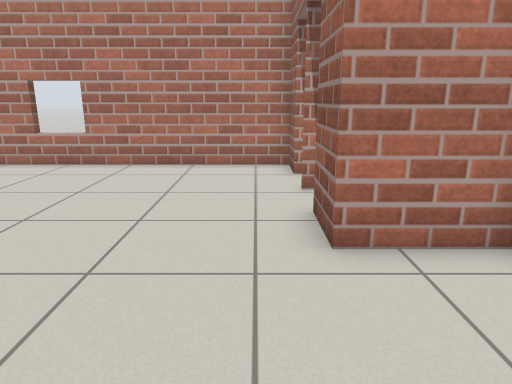
view 1 (above)

24 first-person views from a walk through a Gazebo world. The camera is 1 m above the floor, tilts 14° down and sees 70° across. The lines on the ground mark 1 m squares. The floor is counted in squares, 0.5 m on a side. Each view is taken from the middle of a square. On the plan, view 1 faces up. The plan holds only what a view shows up to about 19 squares ahead; the rest is blank. Some stock models are drawn as simple stand-ins. Some surface patterns are stand-ins.

view 2
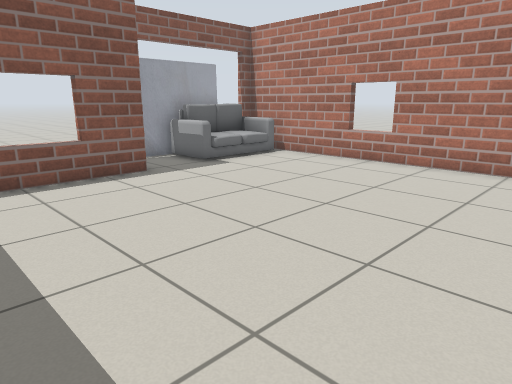

view 3
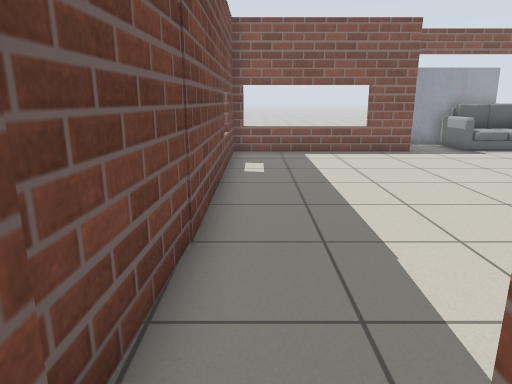

view 4
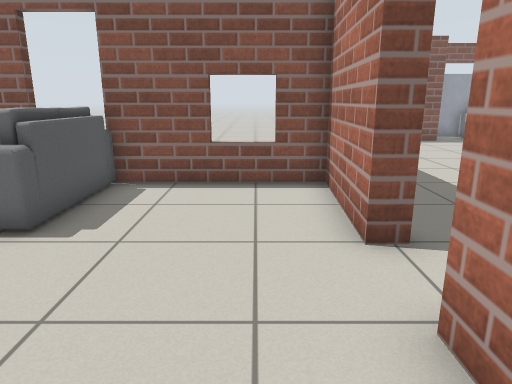

view 5
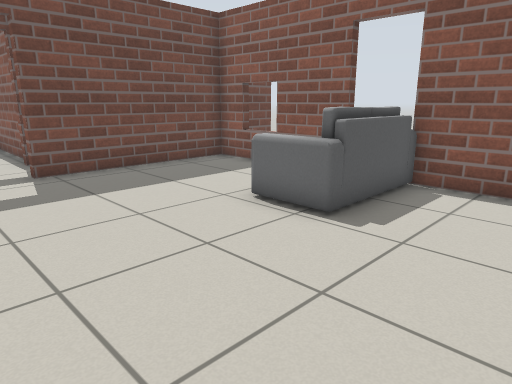

view 6
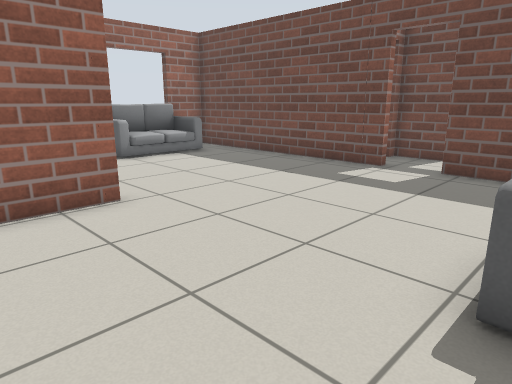

view 7
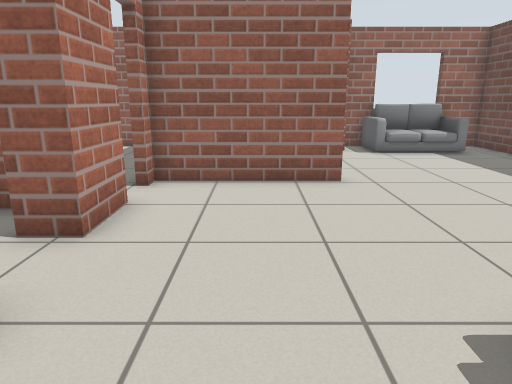

view 8
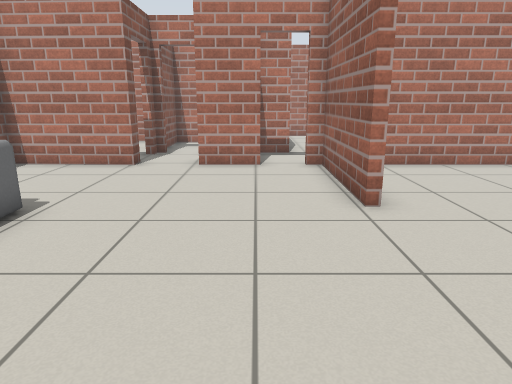

view 9
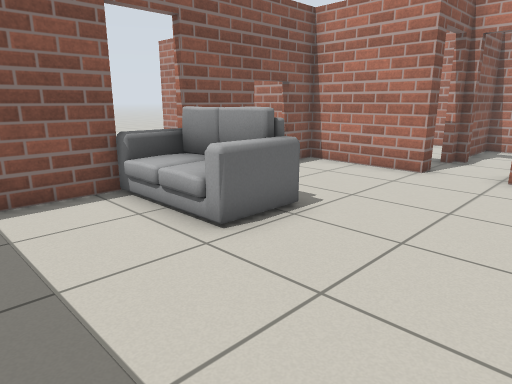

view 10
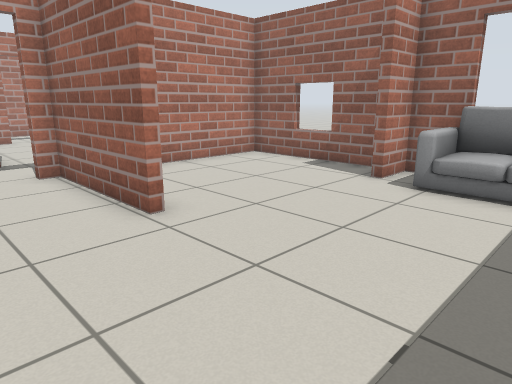

view 11
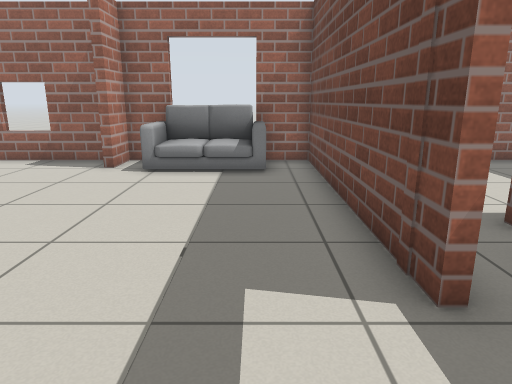

view 12
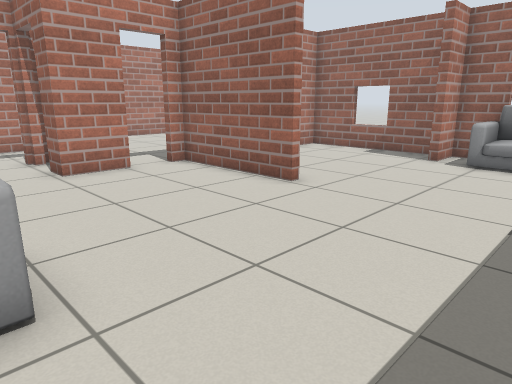

view 13
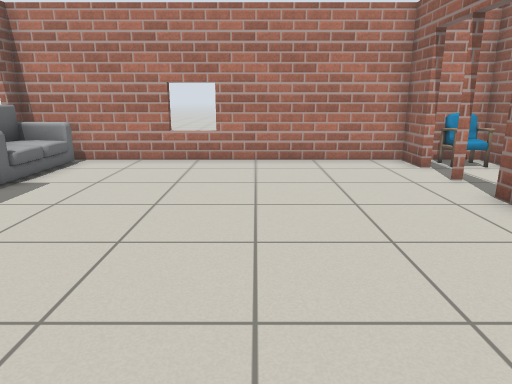

view 14
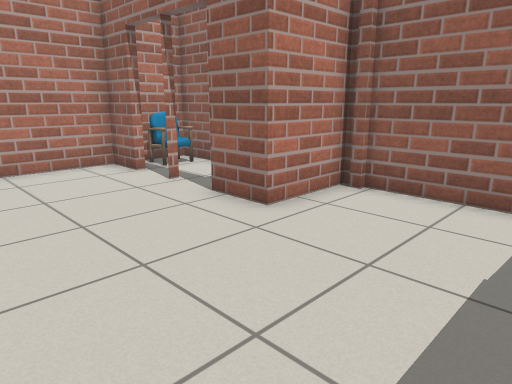

view 15
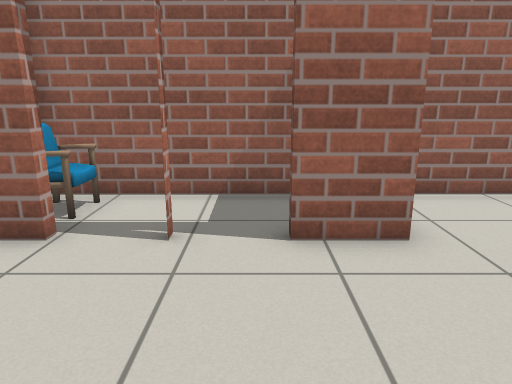

view 16
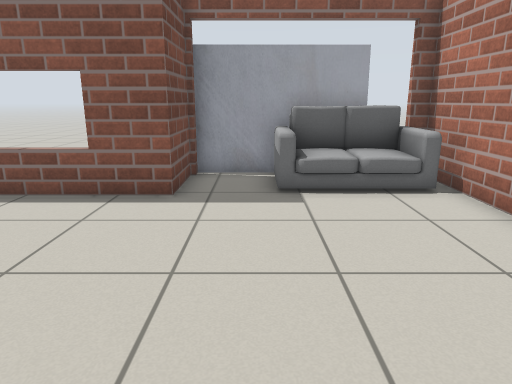

view 17
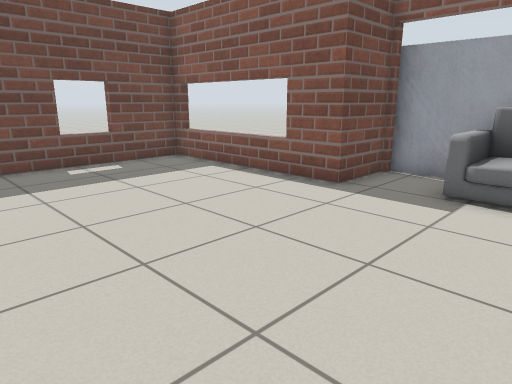

view 18
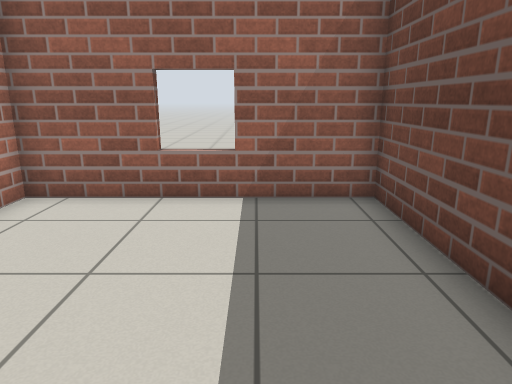

view 19
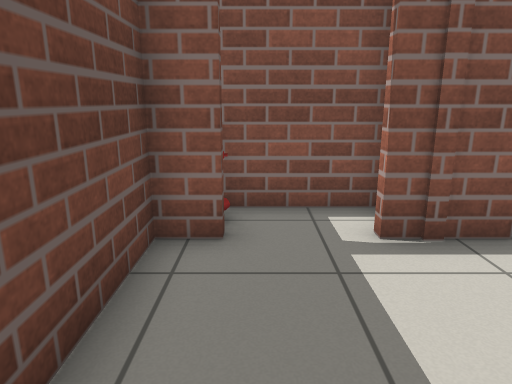

view 20
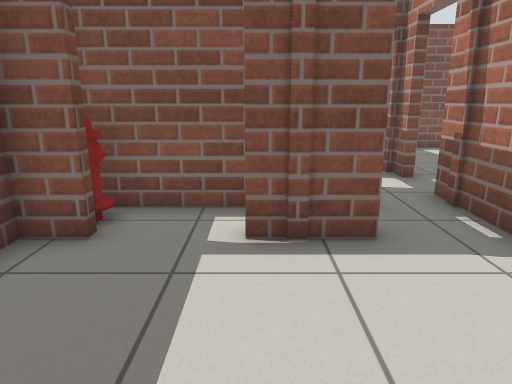

view 21
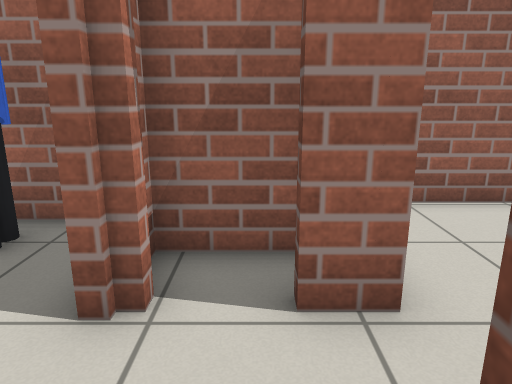

view 22
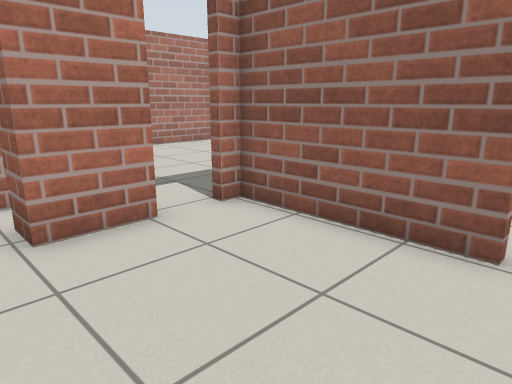

view 23
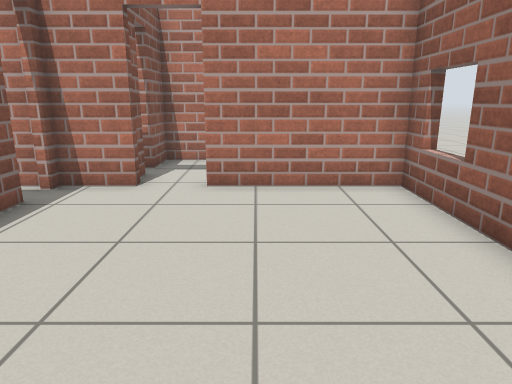

view 24
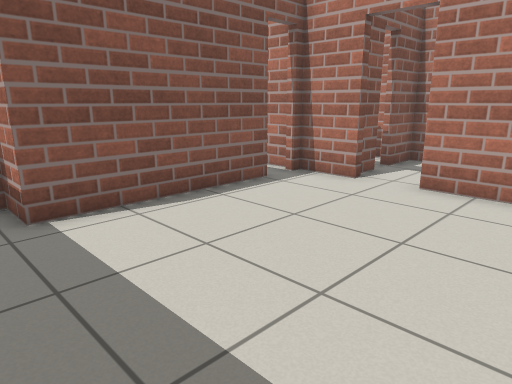

### Floor plan
Points are (right, up) in squares from view 1. A wall is a line through its corners. A room is listed if a view was taken in it or the views show most of it. See-through windows are left out.
Room 1 (views 1, 2, 13, 14, 15, 16, 17, 21)
walls: (-12.2, 5.2) (-9.7, 5.2) (-9.7, -1.9) (0, -1.9); (1.1, 10) (1.1, 11.6) (-11.9, 11.6) (-11.9, 11); (-0.2, -1.9) (3.4, -2.1); (3.9, 4.7) (1.1, 4.7) (1.1, 6.5); (3.8, 1.1) (3.8, 4.3)
ways out: open door at (5.1, 0) to room 2; open door at (1, 8.5) to room 6; open door at (-12, 11)
objects: marble table (-13, 5) to (-12, 10); sofa (-12, 7) to (-10, 11)
Room 2 (views 3, 4, 5, 6, 7, 8, 9, 10, 11, 12, 22)
walls: (10.1, -7.2) (10.1, -2.4); (8.1, -14.8) (17.5, -14.8) (17.5, -13); (8.3, -2.4) (6.2, -2.4) (6.2, -1.4); (17.5, -7.9) (17.5, -2.4) (12, -2.4); (17.5, -10.2) (17.5, -8.7) (16.1, -8.7) (16.1, -8.3); (4.1, -1.9) (4.1, -2.4) (0, -2.4); (0, -9.4) (0.1, -14.8) (6.5, -14.8); (0, -1.9) (0, -7.6)
ways out: open door at (5.1, 0) to room 1; open door at (9, -2) to room 5; open door at (7.5, -15) to room 8; open door at (18, -12)
objects: sofa (0, -10) to (4, -7); sofa (15, -13) to (17, -10)
Room 3 (view 18)
walls: (9.2, -18.6) (9.2, -22.1)
ways out: open door at (11, -20.5) to room 4
Room 4 (views 19, 20)
walls: (10.9, -17.1) (10.9, -19.1); (10.9, -21.5) (10.9, -22.5) (17.5, -22.5) (17.5, -15.1); (10.8, -15.1) (8.3, -15.1)
ways out: open door at (11, -20.5) to room 3; open door at (9, -16) to room 8; open door at (10, -17)
Room 5 (views 23, 24)
walls: (17.5, 3.6) (17.5, 7.6) (12.7, 7.6); (9.2, 6.2) (9.2, 0.4) (7.9, 0.4); (11.1, 7.6) (9.2, 7.6); (17.5, 0.5) (17.5, 1)
ways out: open door at (9, -2) to room 2; open door at (9, 6.5); open door at (12, 8)
Room 6 (no view inside)
walls: (3.8, 6.1) (3.8, 11.6) (2, 11.6)
ways out: open door at (1, 8.5) to room 1
objects: chair (2, 10) to (3, 11)
Room 7 (no view inside)
walls: (6.9, 4.2) (4.1, 4.2) (4.1, 1.8); (9, 2.2) (9, 3.1)
objects: person (7, 3) to (8, 3)
Room 8 (no view inside)
walls: (7.1, -17.2) (9, -17.2)
ways out: open door at (7.5, -15) to room 2; open door at (9, -16) to room 4; open door at (6, -16.5)

Positions as (right, up) in squares from view 1, and headings:
1: (0, 0), facing up
2: (0, 0), facing up-left
3: (5, -1), facing left
4: (9, -4), facing left
5: (9, -4), facing down-left
6: (3, -4), facing down-right
7: (1, -5), facing right
8: (8, -14), facing up
9: (8, -13), facing up-left
10: (7, -13), facing up-right
11: (5, -13), facing right
12: (3, -13), facing up-right
13: (-4, -1), facing up
14: (-4, 0), facing up-right
15: (-4, 7), facing right
16: (-2, 7), facing left
17: (-2, 10), facing down-left
18: (10, -20), facing right
19: (16, -21), facing left
20: (16, -19), facing left
21: (3, -1), facing right
22: (5, -8), facing up-right
23: (14, -1), facing up
24: (16, -1), facing up-left
